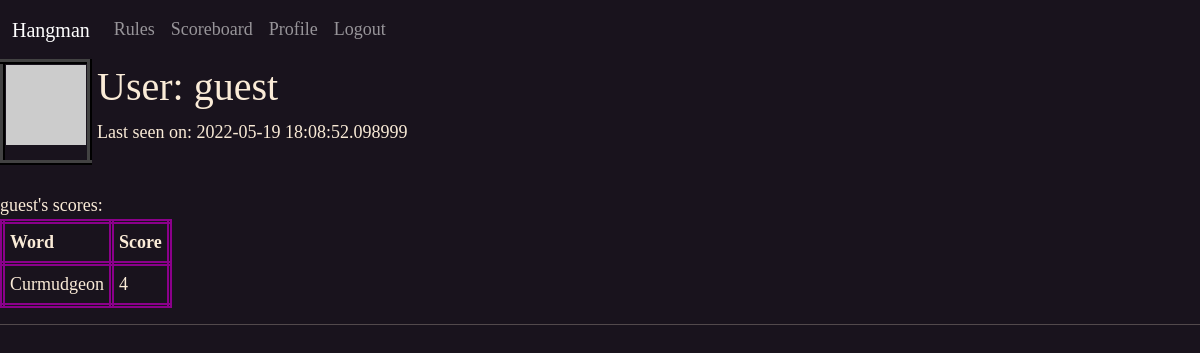
/user/guest (signed in), run on an earlier commit of the app's database.
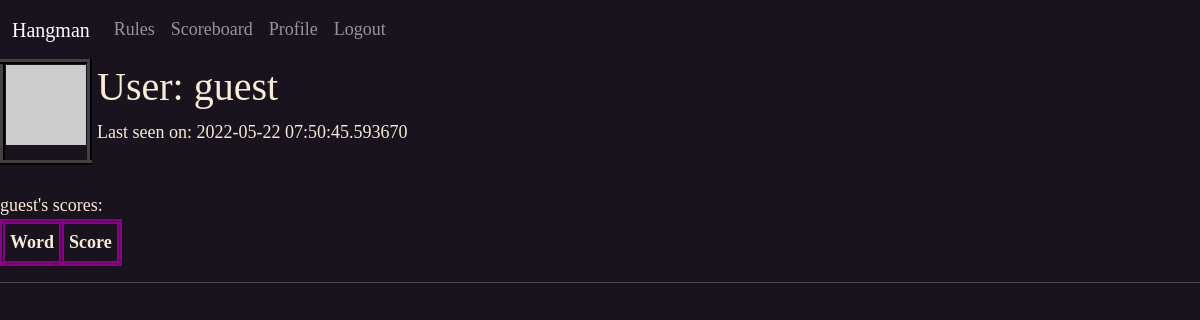
And on a later commit of the database.
### app/models.py (models this page shows, shortened)
class User(UserMixin, db.Model):
    id = db.Column(db.Integer, primary_key=True)
    email = db.Column(db.String(60), index=True, unique=True)
    username = db.Column(db.String(60), index=True, unique=True)
    password_hash = db.Column(db.String(128))
    last_seen = db.Column(db.DateTime, default=datetime.utcnow())
    def avatar(self, size):
        digest = md5('hangguest@protonmail.com'.lower().encode('utf-8')).hexdigest()
        return 'https://www.gravatar.com/avatar/{}?d=retro&s={}'.format(digest,size)

class Words(db.Model):
    id = db.Column(db.Integer, primary_key=True)
    word = db.Column(db.String(60), index=True, unique=True)
    definition = db.Column(db.String(60), index=True, unique=True)

### app/routes.py (the view)
@app.route('/user/<username>')
@login_required
def user(username):
    user = User.query.filter_by(username=username).first_or_404()
    dict = {}
    for score in Scores.query.filter_by(user_id=current_user.id).all():
        dict[f"{Words.query.get(score.word_id).word}"] = f"{score.number_of_guesses}"
    return render_template('user.html', user=user, dict=dict)

### app/models.py (called while the page is built)
@login.user_loader
def load_user(id):
    return User.query.get(int(id))

### app/routes.py (called while the page is built)
@app.before_request
def before_request():
    if current_user.is_authenticated:
        current_user.last_seen = datetime.utcnow()
        db.session.commit()

### app/templates/user.html (shortened to what this page needs)
{% extends "base.html" %}
{% block content %}
<table>
    <tr valign="top">
        <td id="profilePic"><img src="{{ user.avatar(128) }}"></td>
        <td style="padding-left:5px;">
            <h1>User: {{ user.username }}</h1>
            {% if user.last_seen %}
                <p>Last seen on: {{ user.last_seen }}</p>
                {% endif %}
        </td>
    </tr>
</table> <br>
{{ user.username }}'s scores:
<table id="stats">
    <tr>
        <th style="border: 5px double darkmagenta; padding: 5px;">Word</th>
        <th style="border: 5px double darkmagenta; padding: 5px;">Score</th>
    </tr>
    {% for key,value in dict.items() %}
    <tr>
        <td style="border: 5px double darkmagenta; padding: 5px;">{{key}}</td>
        <td style="border: 5px double darkmagenta; padding: 5px;">{{value}}</td>
    </tr>
    {% endfor %}
</table>
{% endblock %}

### app/templates/base.html (shortened to what this page needs)
<!DOCTYPE html>
<html>
<head>
    <link href="https://cdn.jsdelivr.net/npm/bootstrap@5.1.3/dist/css/bootstrap.min.css" rel="stylesheet"
>
</head>
<body>
    <nav class="navbar navbar-expand-sm navbar-dark sticky-top">
        <div class="container-fluid">
            <a class="navbar-brand" href="{{ url_for('hangman') }}">Hangman</a>
            <div class="collapse navbar-collapse" id="navbarSupportedContent">
                <ul class="navbar-nav me-auto mb-2 mb-lg-0">
                    <li class="nav-item">
                        <a class="nav-link" id="rules" style="cursor: pointer;">Rules</a>
                    </li>
                    <li class="nav-item">
                        <a class="nav-link" href="{{ url_for('scoreboard') }}">Scoreboard</a>
                    </li>
                    {% if current_user.is_anonymous %}
                    <li class="nav-item">
                        <a class="nav-link" href="{{ url_for('login') }}">Login</a>
                    </li>
                    {% else %}
                    <li class="nav-item">
                        <a class="nav-link" href="{{ url_for('user', username=current_user.username) }}">Profile</a>
                    </li>
                    <li class="nav-item">
                        <a class="nav-link" href="{{ url_for('logout') }}">Logout</a>
                    </li>
                    {% endif %}
                </ul>
            </div>
        </div>
    </nav>
    {%block content%}
    {%endblock%}
    <hr>
</body>
<link rel="stylesheet" href="{{url_for('static', filename='Hangman.css')}} ">
</html>

### app/static/Hangman.css (style rules this page uses)
body { background-color: rgb(25, 19, 29); color: antiquewhite; font-family: cursive, 'Times New Roman', Times, serif, Georgia; font-size: large; }
#stats { border: 2px groove whitesmoke; position: relative; }
#profilePic { border: 5px ridge rgb(66, 66, 66); }

What changed in the data, as far as the page shows it:
no longer on this page (row unchanged): Words: word "Curmudgeon", value "4"
changed User "guest": last_seen "2022-05-19 18:08:52.098999" → "2022-05-22 07:50:45.593670"
